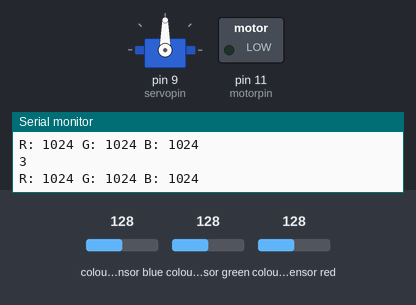
Bench run of a sketch on a simulated Arduino Uno, built with avr-gcc and run on an emulated ATmega328P. Shown: servo, switched loads named in the sketch (green lamp = pin HIGH), the last lines printed to the serial monitor. The inputs (shaded band) are chosen by the test bench; at power-on: colour sensor blue 128, colour sensor green 128, colour sensor red 128.

Above: at 1.2 s.
1.3 s: colour sensor blue set to 131
At 5.0 s:
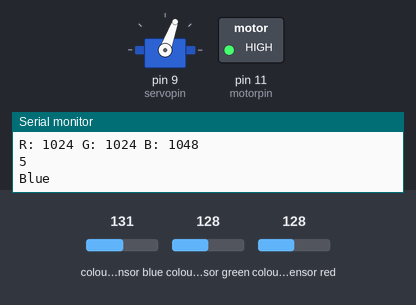
At 8.5 s:
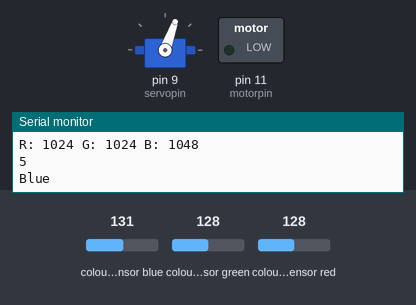
Timing chart, 0 to 10.0 s (numbered marks = the images above; inputs shaded):
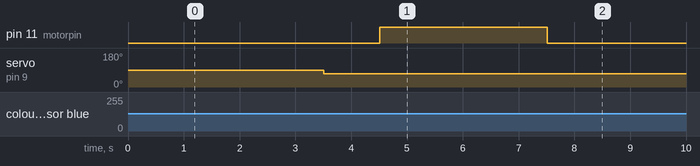

Measured:
- the behaviour switches between 128 and 129 on colour sensor blue (found by bisection; images 0 and 1)
- after the input at 1.3 s, pin 11 (motorpin): LOW → HIGH after 3.2 s, → LOW 3.0 s later; servo on pin 9 (servopin): 90° → 70° after 2.2 s

The sketch:

Colour_Sort_Using_Pneumatics.ino
```cpp
#include <Wire.h> //Calling Library For Communication between I2C/TWI Devices, in this case RGB Sensor
#include "Adafruit_TCS34725.h" //Calling RGB Sensor Model Specific Library
#include <Servo.h> //Calling Library for Servo Motor

Servo myservo; //Declaration of Servo Variable
/* Connect SCL    to analog 5
   Connect SDA    to analog 4
   Connect VDD    to 3.3V DC
   Connect GROUND to common ground */
int t = 500, g = 1, motorpin=11, servopin=9;

// Initialise RGB Sensor Variable With Specific int time and gain values
Adafruit_TCS34725 tcs = Adafruit_TCS34725(t,g);

void setup(void) {
  pinMode(motorpin,OUTPUT); //Setting motorpin as output pin
  Serial.begin(9600); //Starting Serial Monitor at Baud Rate 9600
  myservo.attach(servopin); //Attaching Servo Variable to Servopin

  if (tcs.begin()) { //Checking if RGB Sensor is Connected
    Serial.println("Found sensor");
  } else {
    Serial.println("No TCS34725 found ... check your connections");
    while (1);
  }
}

void loop(void) {
  int test=0,counter=0,colour,current_angle,a=0;
  while (a==0){
    uint16_t r, g, b, c;
    tcs.getRawData(&r, &g, &b, &c); //Getting Raw Data from the RGB Sensor

    //Printing raw Red, Green, Blue values
    Serial.print("R: "); Serial.print(r, DEC); Serial.print(" ");
    Serial.print("G: "); Serial.print(g, DEC); Serial.print(" ");
    Serial.print("B: "); Serial.print(b, DEC); Serial.print(" ");
    Serial.println(" ");
    delay(300); //Delay Between Readings

    //Checking Colour
    if (r>b and r>g)
    {
      colour=1;
      //If r is greatest value then Detected Colour is Red

    } else if (b>g and b>r) {
      colour=2;
      //If b is greatest value then Detected Colour is Blue

    } else if (g>b and g>r) {
      if (r>b){
        colour=3;
        //If b is greatest value and red is greater than blue then Detected Colour is Yellow

      } else {
        colour=4;
        //If b is greatest value then Detected Colour is Green

      }
    }
    if (colour==test){ //Running a counter for number of times the same colour is output, for increased accuracy
      counter++;
      Serial.print(counter);
      Serial.print("\n");
    } else {
      counter=0; //counter is reset if colour changes
      Serial.print(counter);
      Serial.print("\n");
    }
    test=colour;
    if (counter>=5){ //Once counter reaches 5 it will start moving the motors based on detected colour
      if (colour==1){ //If colour is red
        Serial.print("Red\n");
        myservo.write(30); //Setting Servo angle 30
        delay(1000); //1 second delay to let the servo reach the required angle
        digitalWrite(motorpin,HIGH); //Extending Pneumatic Piston
        delay(3000); //3 second delay between extension and retraction
        digitalWrite(motorpin,LOW); //Retracting Pneumatic Piston
        delay(4000); //4 second delay allow the next ball to fall and be detected
      } else if (colour==2) { //Repeat for Blue
        Serial.print("Blue\n");
        myservo.write(70);
        delay(1000);
        digitalWrite(motorpin,HIGH);
        delay(3000);
        digitalWrite(motorpin,LOW);
        delay(4000);
      } else if (colour==3) { //Repeat for Yellow
        Serial.print("Yellow\n");
        myservo.write(110);
        delay(1000);
        digitalWrite(motorpin,HIGH);
        delay(3000);
        digitalWrite(motorpin,LOW);
        delay(4000);
      } else if (colour==4) { //Repeat for Green
        Serial.print("Green\n");
        myservo.write(150);
        delay(1000);
        digitalWrite(motorpin,HIGH);
        delay(3000);
        digitalWrite(motorpin,LOW);
        delay(4000);
      }
    }
  }
}
```
